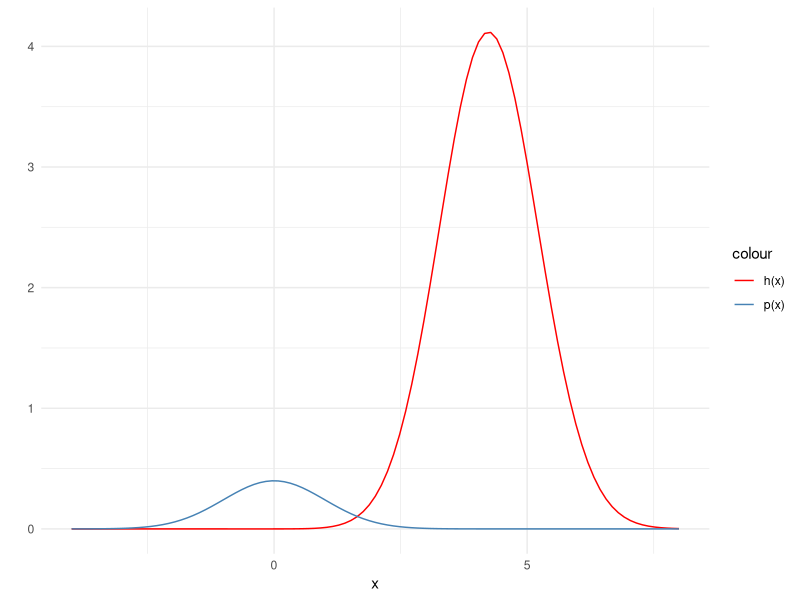
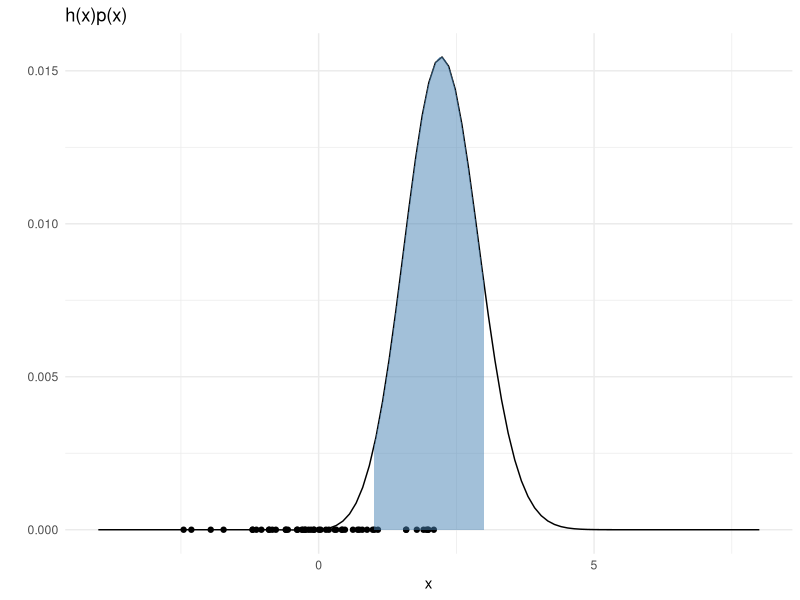
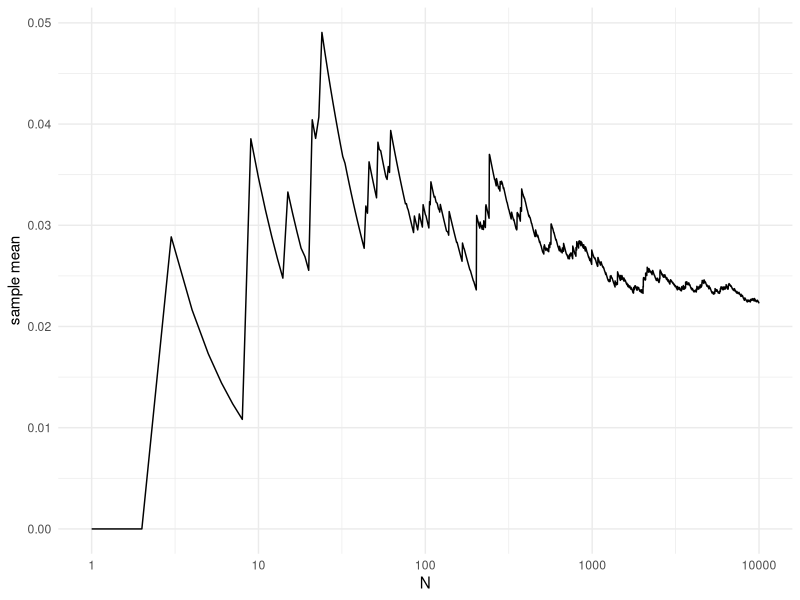
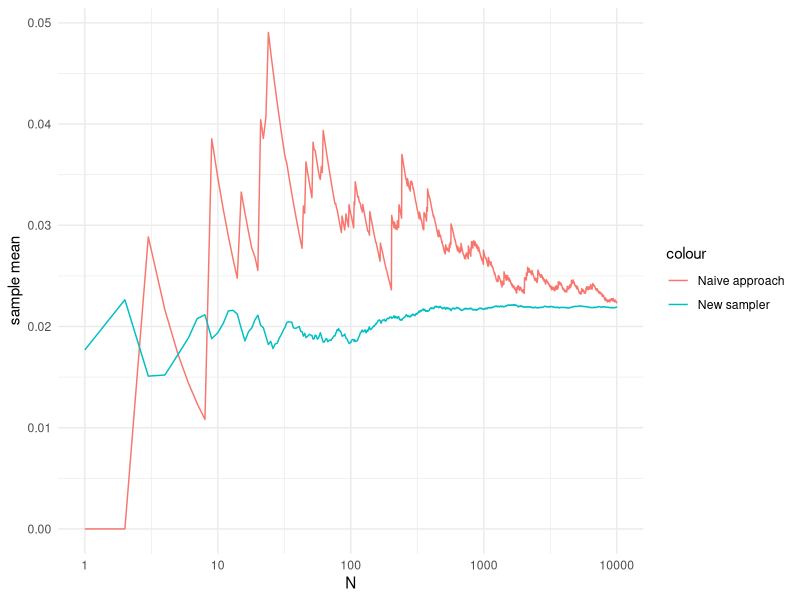

Source code (R) for these figures, in order:
## ---- chunk 1
#| echo: false
#| warning: false
#| message: false
library(tidyverse)
## ---- chunk 2
#| echo: false
#| message: false
#| warning: false
h = function(x) {
  term = - 1 *((x - 4) ^ 2) / 2
  x * exp(term)
}

ggplot() +
 xlim(-4, 8) +
  geom_function(fun = h, aes(col = "h(x)")) +
  geom_function(fun = dnorm, args = list(mean = 0, sd = 1), aes(col = 'p(x)')) +
  labs(x = "x", y = "") +
  theme_minimal() +
  scale_color_manual(values = c("red", "steelblue"))
## ---- chunk 3
#| echo: false
#| message: false
#| warning: false
set.seed(2)
hp = function(x) {
  h(x) * dnorm(x)
}

N = 50
points = data.frame(x = rnorm(N, 0, 1),
                    y = rep(0, N))

ggplot() +
 xlim(-4, 8) +
  geom_function(fun = hp) +
  geom_point(data = points, aes(x = x, y = y)) +
  labs(x = "x", y = "") +
  theme_minimal() + 
  labs(title = "h(x)p(x)") +
  stat_function(fun = hp, 
                xlim = c(1,3),
                geom = "area",
                fill = "steelblue", alpha = 0.5)
## ---- chunk 4
#| echo: false
#| message: false
#| warning: false
set.seed(2)

# N = 10000
# x = rnorm(N, 0, 1)
# 
# h1 = function(x) {
# z = h(x)
# z[x < 1] = 0
# z[x > 3] = 0
#   return(z)
# }
# 
# estimate = vector(length = N)
# for (n in 1:N) {
#   estimate[n] = mean(h1(x[1:n]))
# }
# 
# V = data.frame(x = seq(N),
#                y = estimate)

V = read_csv("../data/lectureMonteCarlo_V.csv")

V %>%
  ggplot(aes(x = x, y = y)) +
  geom_line() +
  theme_minimal() +
  labs(x = "N", y = "sample mean") +
  scale_x_continuous(trans='log10')
## ---- chunk 5
#| echo: false
#| warning: false
set.seed(2)
# 
# N = 10000
# x = rnorm(N, 2, sqrt(1/2))
# 
# hnew = function(x) {
# x[x < 1] = 0
# x[x > 3] = 0
#   return(x)
# }
# 
# C = exp(-4) / sqrt(2)
# 
# estimate = vector(length = N)
# for (n in 1:N) {
#   estimate[n] = mean(hnew(x[1:n]))
# }
# 
# estimate = estimate*C
# 
# V2 = data.frame(x = seq(N),
#                y = estimate)

V2 = read_csv("../data/lectureMonteCarlo_V2.csv")

V %>%
  ggplot(aes(x = x, y = y)) +
  geom_line(aes(color = "Naive approach")) +
  geom_line(data = V2, aes(x = x, y = y, col = "New sampler")) +
  theme_minimal() +
  labs(x = "N", y = "sample mean") +
  scale_x_continuous(trans='log10')
